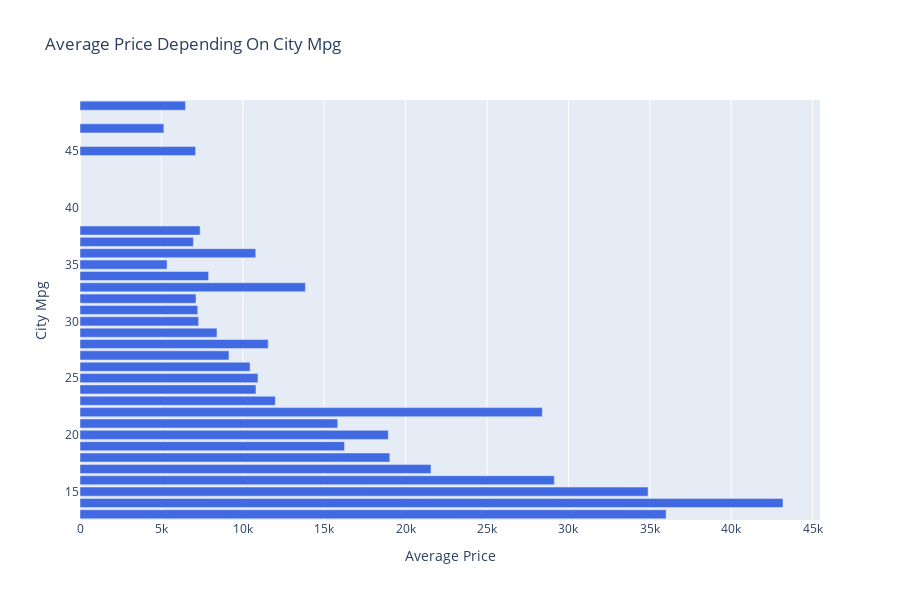

The cell this chart's notebook holds for it:
### Markdown cell above
---

### Code cell
# Chart 8:  average price depending on citympg
avg_citympg_price = cars_df.groupby('citympg')['price'].mean().sort_values(ascending=False)
fig = go.Figure(go.Bar(
    x=avg_citympg_price.values[::-1],
    y=avg_citympg_price.index[::-1],
    orientation='h',
    marker=dict(color='royalblue')
))
fig.update_layout(
    title='Average Price Depending On City Mpg',
    xaxis_title='Average Price',
    yaxis_title='City Mpg',
    height=600
)
fig.show()

### Figure 1 — Plotly figure (JSON) as saved in the notebook; plotly's stock layout.template omitted (floating-point values rounded to 4 significant figures)
{"data": [{"marker": {"color": "royalblue"}, "orientation": "h", "type": "bar", "x": [5151, 5348, 6479, 6966.0, 7099, 7126, 7233.0, 7285.0, 7375.0, 7898, 8415.0, 9150.0, 10450.0, 10795, 10810.0, 10930.0, 11560.0, 12000.0, 13845, 15830, 16250.0, 18940.0, 19030.0, 21560.0, 28394, 29140.0, 34890.0, 36000, 43180], "y": [47, 35, 49, 37, 45, 32, 31, 30, 38, 34, 29, 27, 26, 36, 24, 25, 28, 23, 33, 21, 19, 20, 18, 17, 22, 16, 15, 13, 14]}], "layout": {"height": 600, "title": {"text": "Average Price Depending On City Mpg"}, "xaxis": {"title": {"text": "Average Price"}}, "yaxis": {"title": {"text": "City Mpg"}}}}
